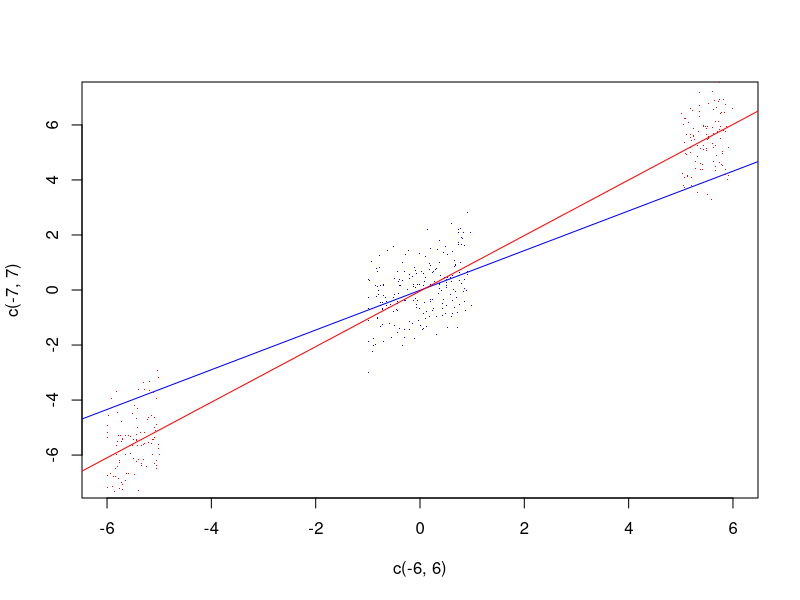

This chart was generated by the following R code:
#In the following code, we generate Y from the same linear regression model, 
#but X is generated from uniform(-1,1) in case 1, and from uniform(-6, -5) and 
#uniform(5, 6) in case 2. The resulting R-square is 16% for case 1 and 97% for case 2. 
set.seed(2500)
n = 200
X1 = runif(n, -1, 1)
Y = X1 + rnorm(n)
fit = lm(Y ~ X1)
summary(fit)

newX1 = X1
id = which(X1 < 0)
newX1[id] = newX1[id] - 5; 
newX1[-id] = newX1[-id] + 5; 
newY = newX1 + rnorm(n)
newfit = lm(newY ~ newX1)
summary(newfit)

#Plot the data and fitted lines
plot(c(-6, 6), c(-7, 7), type="n")
points(X1, Y, col = "blue", pch=".")
abline(coef(fit), col="blue")
points(newX1, newY, col = "red", pch=".")
abline(coef(newfit), col="red")